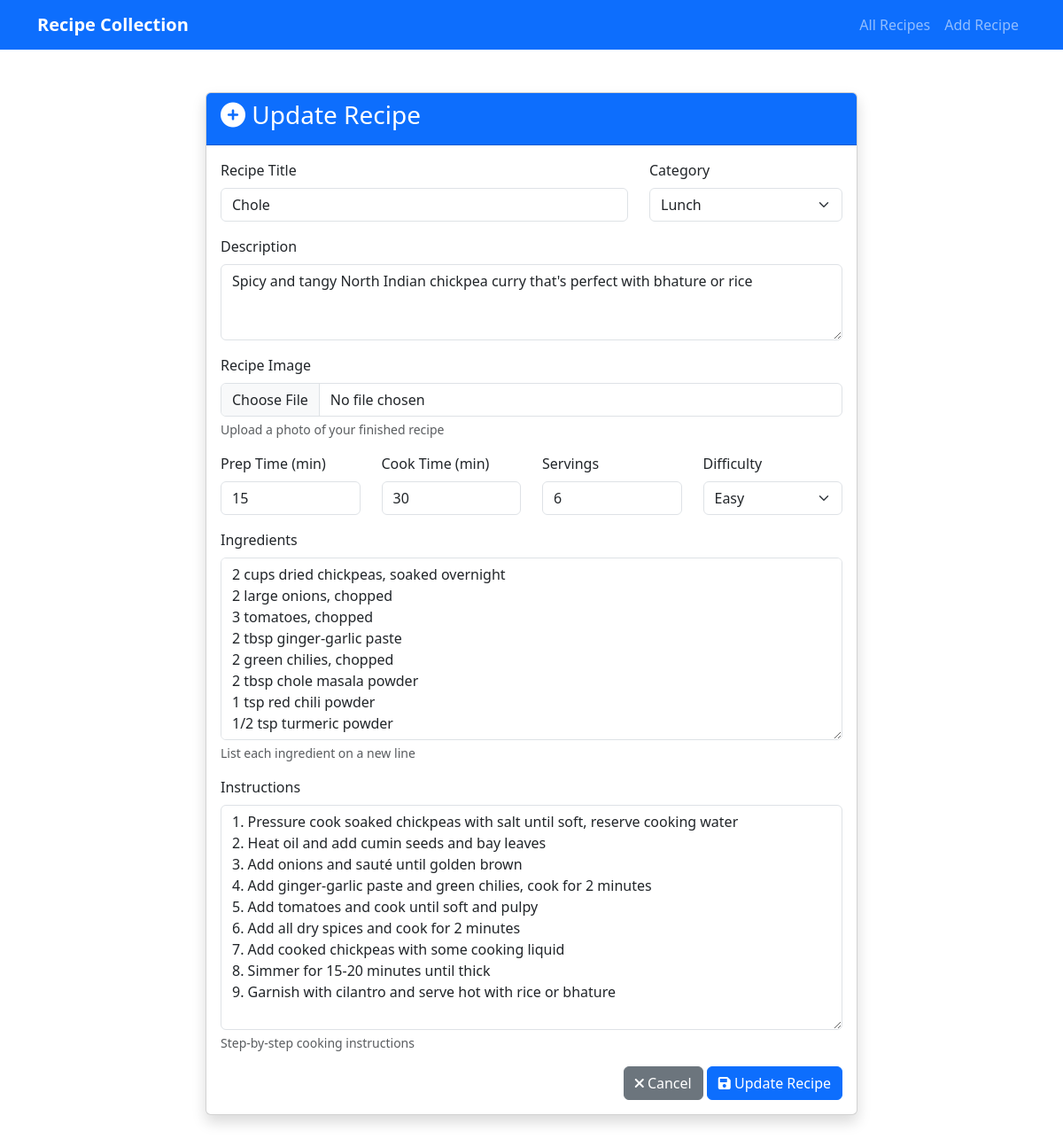
The app's page /recipe/9/update/, older data.
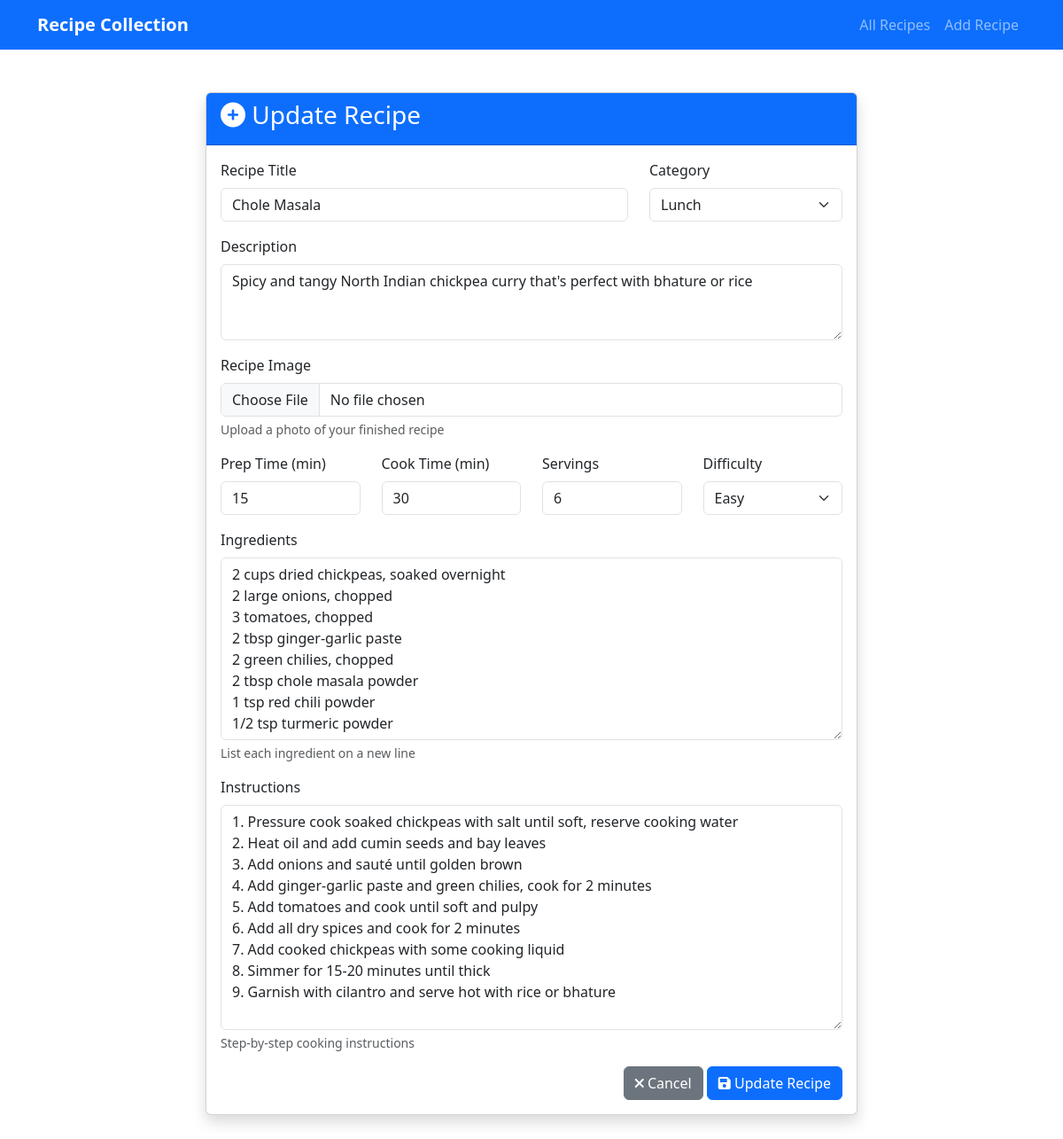
The same page, newer data.
### recipes/models.py (models this page shows, shortened)
class Recipe(models.Model):
    DIFFICULTY_CHOICES = [
        ('easy', 'Easy'),
        ('medium', 'Medium'),
        ('hard', 'Hard'),
    ]
    title = models.CharField(max_length=200)
    description = models.TextField()
    ingredients = models.TextField(help_text="List ingredients, one per line")
    instructions = models.TextField(help_text="Step-by-step cooking instructions")
    image = models.ImageField(upload_to='recipe_images/', blank=True, null=True)
    category = models.ForeignKey(Category, on_delete=models.SET_NULL, null=True, blank=True)
    prep_time = models.PositiveIntegerField(help_text="Preparation time in minutes")
    cook_time = models.PositiveIntegerField(help_text="Cooking time in minutes")
    servings = models.PositiveIntegerField(default=1)
    difficulty_level = models.CharField(max_length=10, choices=DIFFICULTY_CHOICES, default='easy')
    created_at = models.DateTimeField(auto_now_add=True)
    updated_at = models.DateTimeField(auto_now=True)
    class Meta:
        ordering = ['-created_at']  # Show newest recipes first

### recipes/views.py (the view)
# urls.py: path('recipe/<int:pk>/update/', views.RecipeUpdateView.as_view(), name='recipe_update'),
class RecipeUpdateView(SuccessMessageMixin, UpdateView):
    model = Recipe
    form_class = RecipeForm
    template_name = 'recipes/recipe_form.html'
    success_message = "Recipe '%(title)s' updated successfully!"
    def get_context_data(self, **kwargs):
        context = super().get_context_data(**kwargs)
        context['action'] = 'Update'
        return context

### recipes/models.py (called while the page is built)
    def __str__(self):
        return self.name  # When you print a category, show its name

### templates/recipes/recipe_form.html (shortened to what this page needs)
{% extends 'base.html' %}
{% block content %}
<div class="container my-5">
    <div class="row justify-content-center">
        <div class="col-lg-8">
            <div class="card shadow">
                <div class="card-header bg-primary text-white">
                    <h3><i class="fas fa-plus-circle"></i> {{ action }} Recipe</h3>
                </div>
                <div class="card-body">
                    <form method="post" enctype="multipart/form-data">
                        <div class="row">
                            <div class="col-md-8">
                                <div class="mb-3">
                                    <label class="form-label">Recipe Title</label>
                                    {{ form.title }}
                                </div>
                            </div>
                            <div class="col-md-4">
                                <div class="mb-3">
                                    <label class="form-label">Category</label>
                                    {{ form.category }}
                                </div>
                            </div>
                        </div>
                        <div class="mb-3">
                            <label class="form-label">Description</label>
                            {{ form.description }}
                        </div>
                        <div class="mb-3">
                            <label class="form-label">Recipe Image</label>
                            {{ form.image }}
                            <div class="form-text">Upload a photo of your finished recipe</div>
                        </div>
                        <div class="row">
                            <div class="col-md-3">
                                <div class="mb-3">
                                    <label class="form-label">Prep Time (min)</label>
                                    {{ form.prep_time }}
                                </div>
                            </div>
                            <div class="col-md-3">
                                <div class="mb-3">
                                    <label class="form-label">Cook Time (min)</label>
                                    {{ form.cook_time }}
                                </div>
                            </div>
                            <div class="col-md-3">
                                <div class="mb-3">
                                    <label class="form-label">Servings</label>
                                    {{ form.servings }}
                                </div>
                            </div>
                            <div class="col-md-3">
                                <div class="mb-3">
                                    <label class="form-label">Difficulty</label>
                                    {{ form.difficulty_level }}
                                </div>
                            </div>
                        </div>
                        <div class="mb-3">
                            <label class="form-label">Ingredients</label>
                            {{ form.ingredients }}
                            <div class="form-text">List each ingredient on a new line</div>
                        </div>
                        <div class="mb-3">
                            <label class="form-label">Instructions</label>
                            {{ form.instructions }}
                            <div class="form-text">Step-by-step cooking instructions</div>
                        </div>
                        <div class="text-end">
                            <a href="{% url 'recipe_list' %}" class="btn btn-secondary">
                                <i class="fas fa-times"></i> Cancel
                            </a>
                            <button type="submit" class="btn btn-primary">
                                <i class="fas fa-save"></i> {{ action }} Recipe
                            </button>
                        </div>
                    </form>
                </div>
            </div>
        </div>
    </div>
</div>
{% endblock %}

Row changes from the older to the newer data that the page shows:
changed Recipe "Lunch": title "Chole" → "Chole Masala"
